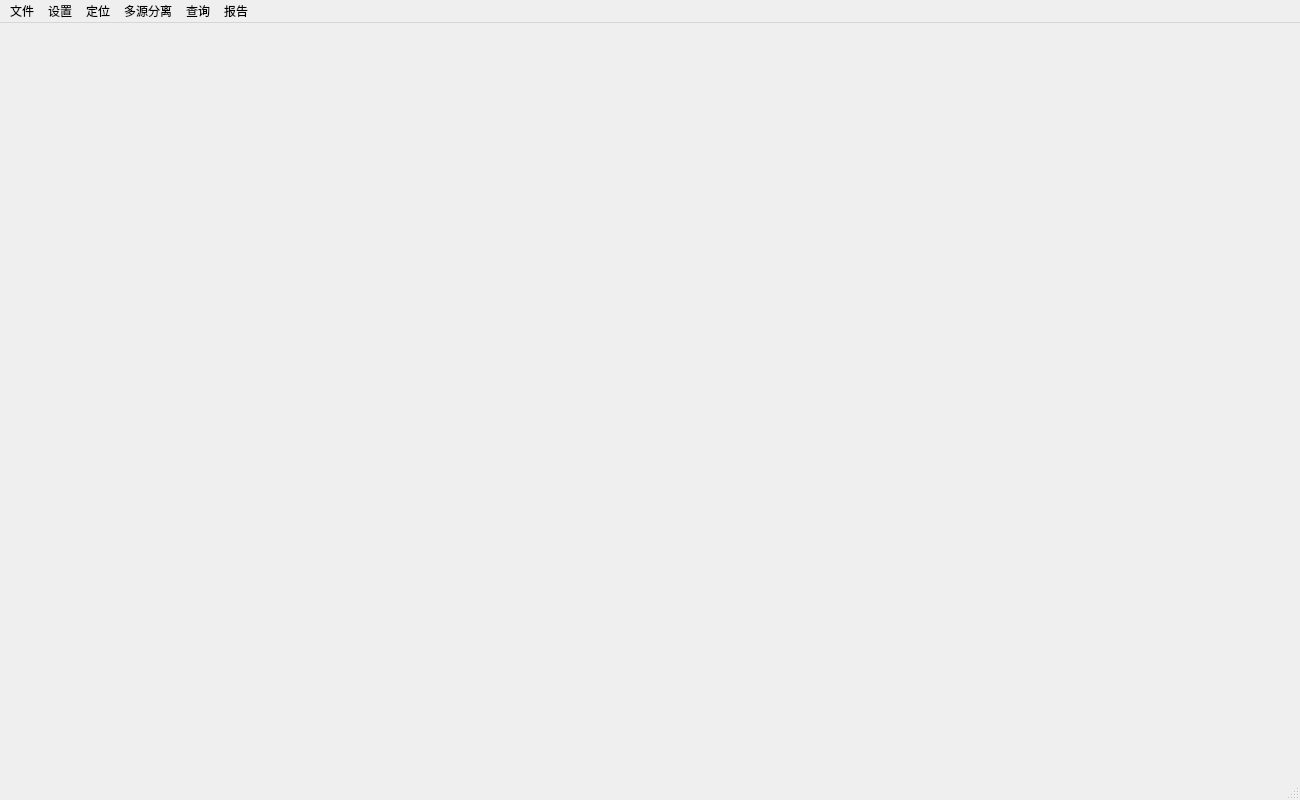
<?xml version="1.0" encoding="UTF-8"?>
<ui version="4.0">
 <class>MainWindow</class>
 <widget class="QMainWindow" name="MainWindow">
  <property name="geometry">
   <rect>
    <x>0</x>
    <y>0</y>
    <width>1300</width>
    <height>800</height>
   </rect>
  </property>
  <property name="windowTitle">
   <string>MainWindow</string>
  </property>
  <widget class="QWidget" name="centralWidget"/>
  <widget class="QMenuBar" name="menuBar">
   <property name="geometry">
    <rect>
     <x>0</x>
     <y>0</y>
     <width>1300</width>
     <height>23</height>
    </rect>
   </property>
   <widget class="QMenu" name="menu_1">
    <property name="title">
     <string>文件</string>
    </property>
    <addaction name="action_1"/>
    <addaction name="action_2"/>
    <addaction name="action_3"/>
    <addaction name="action_4"/>
   </widget>
   <widget class="QMenu" name="menu_2">
    <property name="title">
     <string>设置</string>
    </property>
    <addaction name="action_5"/>
    <addaction name="action_6"/>
   </widget>
   <widget class="QMenu" name="menu_3">
    <property name="title">
     <string>定位</string>
    </property>
   </widget>
   <widget class="QMenu" name="menu_4">
    <property name="title">
     <string>多源分离</string>
    </property>
   </widget>
   <widget class="QMenu" name="menu_5">
    <property name="title">
     <string>查询</string>
    </property>
   </widget>
   <widget class="QMenu" name="menu_6">
    <property name="title">
     <string>报告</string>
    </property>
   </widget>
   <addaction name="menu_1"/>
   <addaction name="menu_2"/>
   <addaction name="menu_3"/>
   <addaction name="menu_4"/>
   <addaction name="menu_5"/>
   <addaction name="menu_6"/>
  </widget>
  <widget class="QStatusBar" name="statusBar"/>
  <action name="action_1">
   <property name="text">
    <string>项目新建</string>
   </property>
  </action>
  <action name="action_2">
   <property name="text">
    <string>项目管理</string>
   </property>
  </action>
  <action name="action_3">
   <property name="text">
    <string>典型局放谱图</string>
   </property>
  </action>
  <action name="action_4">
   <property name="text">
    <string>系统退出</string>
   </property>
  </action>
  <action name="action_5">
   <property name="text">
    <string>增益调控</string>
   </property>
  </action>
  <action name="action_6">
   <property name="text">
    <string>系统设置</string>
   </property>
  </action>
 </widget>
 <layoutdefault spacing="6" margin="11"/>
 <resources/>
 <connections/>
</ui>
